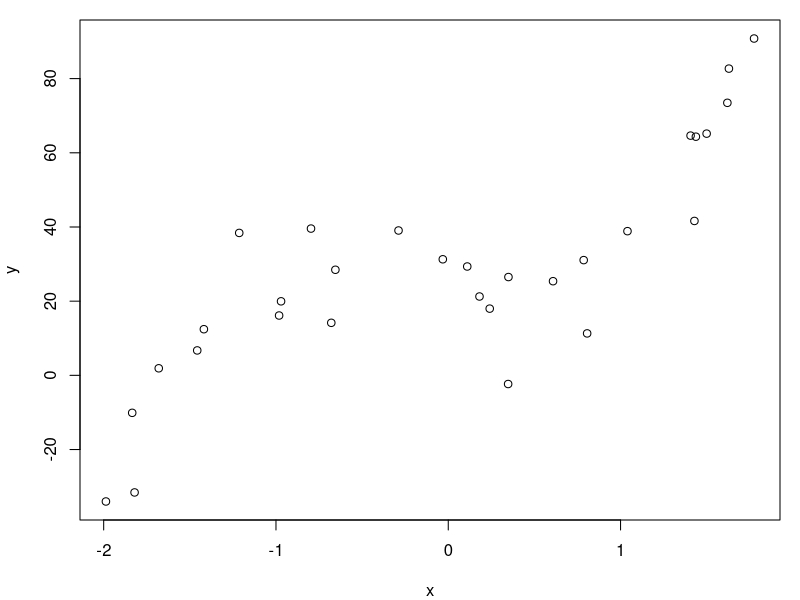
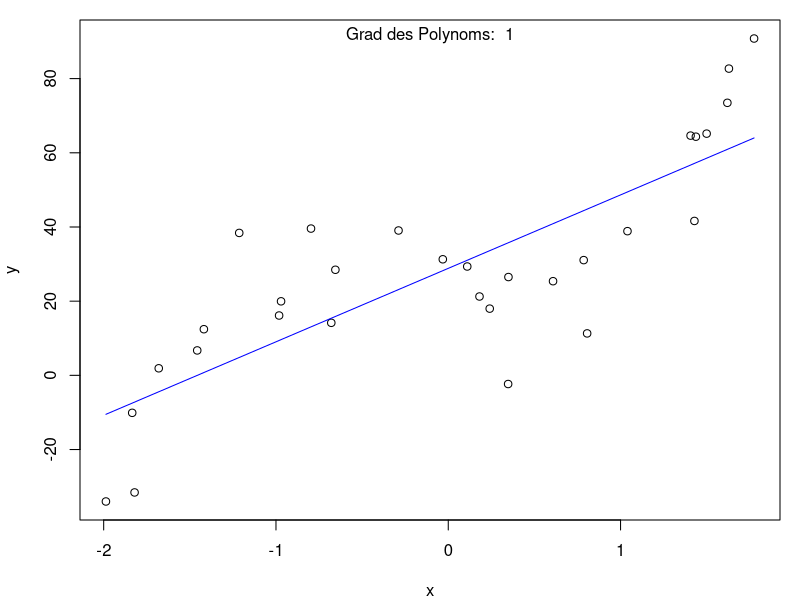
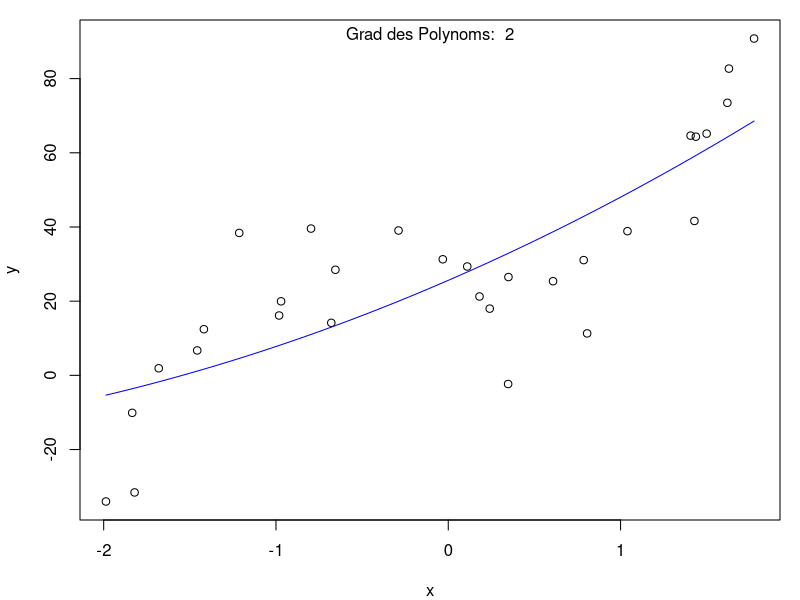
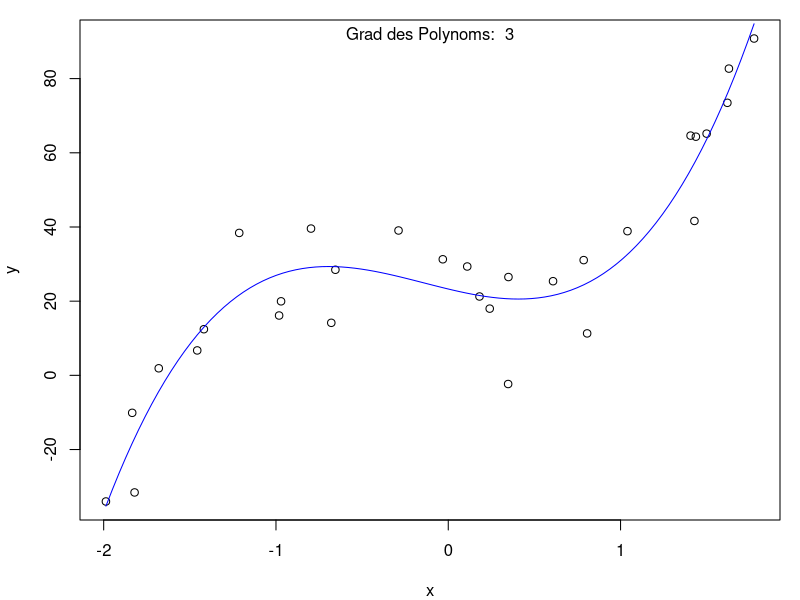
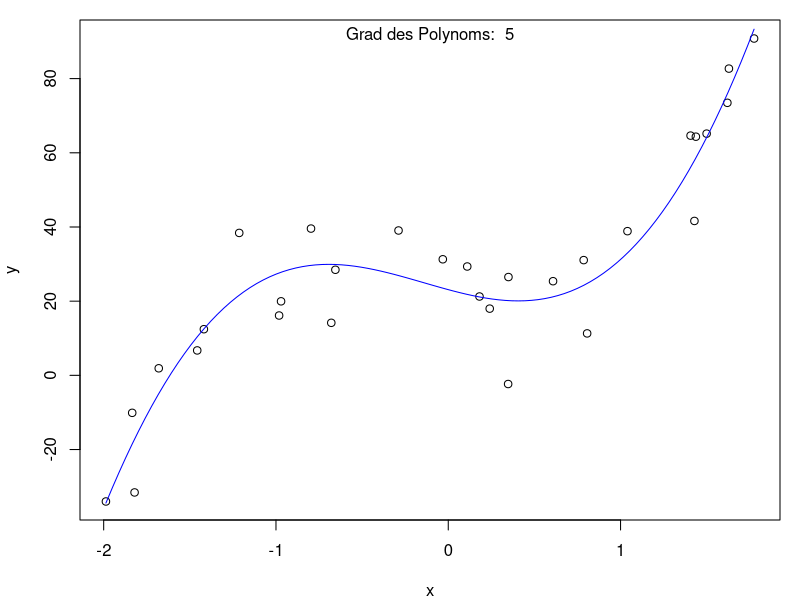
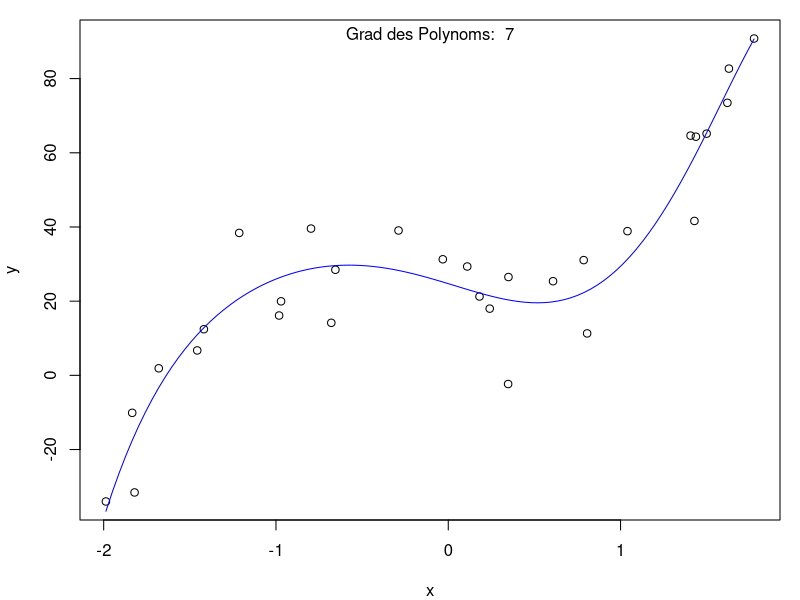
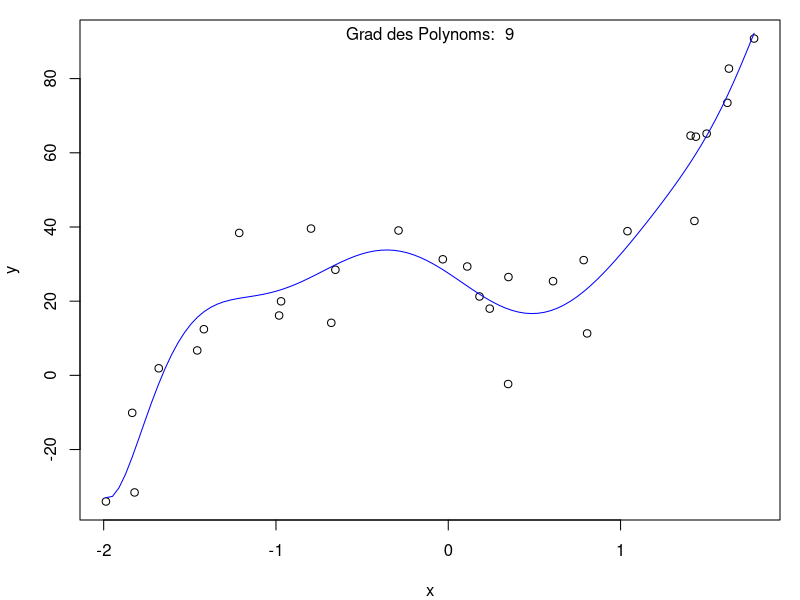
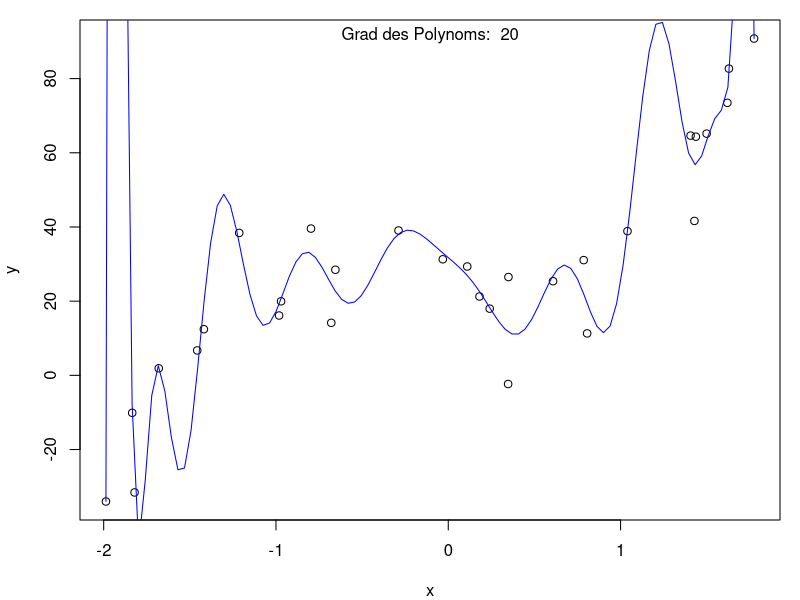

The R script that drew these images, in order:
### Data and model fitting
set.seed(1721)

n <- 30
x <- sort(runif(n, -2, 2))
y <- 3*x^5 + x^4+ 5*x^2 + 0.5*x + 20 # a 5 polynomial model

err <- rnorm(n, sd=10)
ye <- y + err
df <- data.frame(x, ye)
nterm <- c(1,2,3,5,7,9,20)

# png("model_fit~terms.png", width=5, height=4, units="in", res=400, type="cairo")
par(mar=c(4,4,1,1))
plot(ye~x, df, ylab="y")


for(i in seq(nterm)){
  fit <- lm(ye ~ poly(x, degree=nterm[i]), data=df)
  newdat <- data.frame(x=seq(min(df$x), max(df$x),,100))
  plot(ye~x, df, ylab="y")
  lines(newdat$x, predict(fit, newdat), col="blue")
  legend("top", y = 20, title=paste("Grad des Polynoms: ", nterm[i]), legend="",bty="n", lty=0)
}




# PAL <- colorRampPalette(c("blue", "cyan", "yellow", "red"))
# COLS <- PAL(length(nterm))
# for(i in seq(nterm)){
#   fit <- lm(ye ~ poly(x, degree=nterm[i]), data=df)
#   newdat <- data.frame(x=seq(min(df$x), max(df$x),,100))
#   lines(newdat$x, predict(fit, newdat), col=COLS[i])
# }
# legend("topleft", legend=paste0(nterm, c("", "", "*", "", "", "")), title="polynomial degrees", bty="n", col=COLS, lty=1)
# dev.off()


### Term significance
fit <- lm(ye ~ poly(x, degree=5), data=df)
summary(fit)


### Error as a function of model complexity
set.seed(1721)
n <- 50
x <- sort(runif(n, -2, 2))
y <- 3*x^3 + 5*x^2 + 0.5*x + 20 # a 3 polynomial model

nterm <- seq(12)
perms <- 500
frac.train <- 0.5 #training fraction of data
run <- data.frame(n, nterm, train.err=NaN, cv.err=NaN)
run

err <- rnorm(n, sd=3)
ye <- y + err
df <- data.frame(x, ye)


n <- 30
x <- sort(runif(n, -2, 2))
y <- 3*x^5 + x^4+ 5*x^2 + 0.5*x + 20 # a 5 polynomial model
nterm <- c(1,2,3,5,7,9,10)

perms <- 500
frac.train <- 0.5 #training fraction of data
run <- data.frame(n, nterm, train.err=NaN, cv.err=NaN)
run

err <- rnorm(n, sd=10)
ye <- y + err
df <- data.frame(x, ye)



for(i in seq(nrow(run))){
  pred.train <- matrix(NaN, nrow=nrow(df), ncol=perms)
  pred.valid <- matrix(NaN, nrow=nrow(df), ncol=perms)
  for(j in seq(perms)){
    train <- sample(nrow(df), nrow(df)*frac.train)
    valid <- seq(nrow(df))[-train]
    dftrain <- df[train,]
    dfvalid <- df[valid,]
    fit <- lm(ye ~ poly(x, degree=run$nterm[i]), data=dftrain)
    pred.train[train,j] <- predict(fit)
    pred.valid[valid,j] <- predict(fit, dfvalid)
  }
  run$train.err[i] <- mean(abs(df$ye - pred.train), na.rm=TRUE) # sqrt(mean((df$ye - pred.train)^2, na.rm=TRUE))
  run$cv.err[i] <- mean(abs(df$ye - pred.valid), na.rm=TRUE) # sqrt(mean((df$ye - pred.valid)^2, na.rm=TRUE))
  print(i)
}

#png("error~complexity.png", width=5, height=4, units="in", res=400, type="cairo")
par(mar=c(4,4,1,1))
ylim <- range(run$train.err, run$cv.err)
plot(run$nterm, run$train.err, log="y", col=1, t="o", ylim=ylim, xlab="Model complexity [polynomial degrees]", ylab="Mean absolute error [MAE]")
lines(run$nterm, run$cv.err, col=2, t="o")
#abline(v=3, lty=2, col=8)
#abline(h=mean(abs(err)), lty=2, col=8)
legend("top", legend=c("Training error", "Cross-validation error"), bty="n", col=1:2, lty=1, pch=1)
#dev.off()
#


### Error as a function of data size
set.seed(1111)
n <- round(exp(seq(log(50), log(500),, 10)))
nterm <- 7
perms <- 500
frac.train <- 0.5 #training fraction of data
run <- data.frame(n, nterm, train.err=NaN, cv.err=NaN)
run
x <- sort(runif(max(n), -2, 2))
y <- 3*x^3 + 5*x^2 + 0.5*x + 20 # a 3 polynomial model
err <- rnorm(max(n), sd=3)
ye <- y + err
DF <- data.frame(x, ye)

for(i in seq(nrow(run))){
  df <- DF[1:run$n[i],]
  pred.train <- matrix(NaN, nrow=nrow(df), ncol=perms)
  pred.valid <- matrix(NaN, nrow=nrow(df), ncol=perms)
  for(j in seq(perms)){
    train <- sample(nrow(df), nrow(df)*frac.train)
    valid <- seq(nrow(df))[-train]
    dftrain <- df[train,]
    dfvalid <- df[valid,]
    fit <- lm(ye ~ poly(x, degree=run$nterm[i]), data=dftrain)
    pred.train[train,j] <- predict(fit)
    pred.valid[valid,j] <- predict(fit, dfvalid)
  }
  run$train.err[i] <- mean(abs(df$ye - pred.train), na.rm=TRUE) # sqrt(mean((df$ye - pred.train)^2, na.rm=TRUE))
  run$cv.err[i] <- mean(abs(df$ye - pred.valid), na.rm=TRUE) # sqrt(mean((df$ye - pred.valid)^2, na.rm=TRUE))
  print(i)
}

#png(paste0("error~data_size_", paste0(nterm, "term"), ".png"), width=5, height=4, units="in", res=400, type="cairo")
par(mar=c(4,4,1,1))
ylim <- range(run$train.err, run$cv.err)
plot(run$n, run$train.err, log="xy", col=1, t="o", ylim=ylim, xlab="Data size [n]", ylab="Mean absolute error [MAE]")
lines(run$n, run$cv.err, col=2, t="o")
abline(h=mean(abs(err)), lty=2, col=8)
legend("bottomright", legend=paste0("No. of polynomial degrees = ", nterm), bty="n")
legend("top", legend=c("Training error", "Cross-validation error"), bty="n", col=1:2, lty=1, pch=1)
#dev.off()

